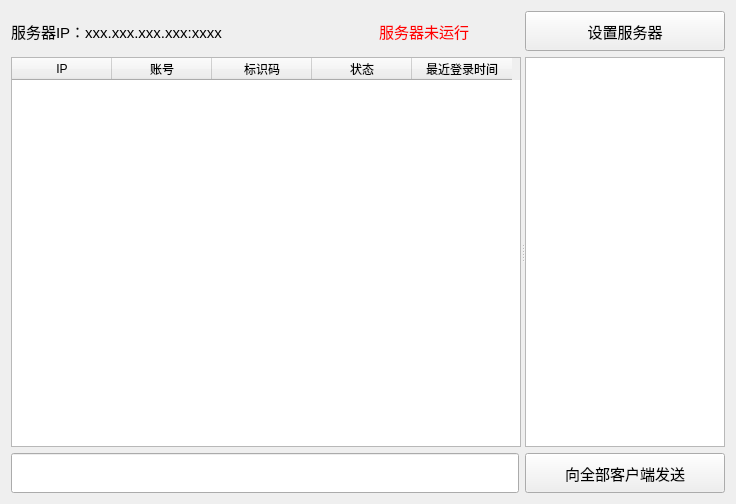
<?xml version="1.0" encoding="UTF-8"?>
<ui version="4.0">
 <class>ServerClass</class>
 <widget class="QWidget" name="ServerClass">
  <property name="geometry">
   <rect>
    <x>0</x>
    <y>0</y>
    <width>733</width>
    <height>504</height>
   </rect>
  </property>
  <property name="windowTitle">
   <string>Server</string>
  </property>
  <layout class="QVBoxLayout" name="verticalLayout" stretch="0,1,0">
   <item>
    <layout class="QHBoxLayout" name="horizontalLayout">
     <item>
      <widget class="QLabel" name="m_labelServerAddress">
       <property name="minimumSize">
        <size>
         <width>280</width>
         <height>40</height>
        </size>
       </property>
       <property name="maximumSize">
        <size>
         <width>16777215</width>
         <height>40</height>
        </size>
       </property>
       <property name="font">
        <font>
         <pointsize>11</pointsize>
        </font>
       </property>
       <property name="text">
        <string>服务器IP：xxx.xxx.xxx.xxx:xxxx</string>
       </property>
      </widget>
     </item>
     <item>
      <spacer name="horizontalSpacer">
       <property name="orientation">
        <enum>Qt::Horizontal</enum>
       </property>
       <property name="sizeHint" stdset="0">
        <size>
         <width>40</width>
         <height>20</height>
        </size>
       </property>
      </spacer>
     </item>
     <item>
      <widget class="QLabel" name="m_labelServerState">
       <property name="minimumSize">
        <size>
         <width>140</width>
         <height>40</height>
        </size>
       </property>
       <property name="maximumSize">
        <size>
         <width>140</width>
         <height>40</height>
        </size>
       </property>
       <property name="font">
        <font>
         <pointsize>11</pointsize>
        </font>
       </property>
       <property name="styleSheet">
        <string notr="true">color: rgb(255, 0, 0);</string>
       </property>
       <property name="text">
        <string>服务器未运行</string>
       </property>
      </widget>
     </item>
     <item>
      <widget class="QPushButton" name="m_pbtnSetServer">
       <property name="minimumSize">
        <size>
         <width>200</width>
         <height>40</height>
        </size>
       </property>
       <property name="maximumSize">
        <size>
         <width>200</width>
         <height>40</height>
        </size>
       </property>
       <property name="font">
        <font>
         <pointsize>11</pointsize>
        </font>
       </property>
       <property name="text">
        <string>设置服务器</string>
       </property>
      </widget>
     </item>
    </layout>
   </item>
   <item>
    <widget class="QSplitter" name="splitter">
     <property name="sizePolicy">
      <sizepolicy hsizetype="Expanding" vsizetype="Preferred">
       <horstretch>0</horstretch>
       <verstretch>0</verstretch>
      </sizepolicy>
     </property>
     <property name="orientation">
      <enum>Qt::Horizontal</enum>
     </property>
     <widget class="QTableWidget" name="m_usertable">
      <property name="minimumSize">
       <size>
        <width>510</width>
        <height>0</height>
       </size>
      </property>
      <attribute name="verticalHeaderVisible">
       <bool>false</bool>
      </attribute>
      <column>
       <property name="text">
        <string>IP</string>
       </property>
      </column>
      <column>
       <property name="text">
        <string>账号</string>
       </property>
      </column>
      <column>
       <property name="text">
        <string>标识码</string>
       </property>
      </column>
      <column>
       <property name="text">
        <string>状态</string>
       </property>
      </column>
      <column>
       <property name="text">
        <string>最近登录时间</string>
       </property>
      </column>
     </widget>
     <widget class="QTextBrowser" name="m_log">
      <property name="minimumSize">
       <size>
        <width>200</width>
        <height>0</height>
       </size>
      </property>
      <property name="maximumSize">
       <size>
        <width>500</width>
        <height>16777215</height>
       </size>
      </property>
      <property name="html">
       <string>&lt;!DOCTYPE HTML PUBLIC &quot;-//W3C//DTD HTML 4.0//EN&quot; &quot;http://www.w3.org/TR/REC-html40/strict.dtd&quot;&gt;
&lt;html&gt;&lt;head&gt;&lt;meta name=&quot;qrichtext&quot; content=&quot;1&quot; /&gt;&lt;style type=&quot;text/css&quot;&gt;
p, li { white-space: pre-wrap; }
&lt;/style&gt;&lt;/head&gt;&lt;body style=&quot; font-family:'SimSun'; font-size:9pt; font-weight:400; font-style:normal;&quot;&gt;
&lt;p style=&quot;-qt-paragraph-type:empty; margin-top:0px; margin-bottom:0px; margin-left:0px; margin-right:0px; -qt-block-indent:0; text-indent:0px;&quot;&gt;&lt;br /&gt;&lt;/p&gt;&lt;/body&gt;&lt;/html&gt;</string>
      </property>
     </widget>
    </widget>
   </item>
   <item>
    <layout class="QHBoxLayout" name="horizontalLayout_3">
     <item>
      <widget class="QLineEdit" name="lineEdit">
       <property name="minimumSize">
        <size>
         <width>0</width>
         <height>40</height>
        </size>
       </property>
       <property name="maximumSize">
        <size>
         <width>16777215</width>
         <height>40</height>
        </size>
       </property>
      </widget>
     </item>
     <item>
      <widget class="QPushButton" name="m_pbtnSendMsg">
       <property name="minimumSize">
        <size>
         <width>200</width>
         <height>40</height>
        </size>
       </property>
       <property name="maximumSize">
        <size>
         <width>200</width>
         <height>40</height>
        </size>
       </property>
       <property name="font">
        <font>
         <pointsize>11</pointsize>
        </font>
       </property>
       <property name="text">
        <string>向全部客户端发送</string>
       </property>
      </widget>
     </item>
    </layout>
   </item>
  </layout>
 </widget>
 <layoutdefault spacing="6" margin="11"/>
 <resources>
  <include location="Server.qrc"/>
 </resources>
 <connections/>
</ui>
